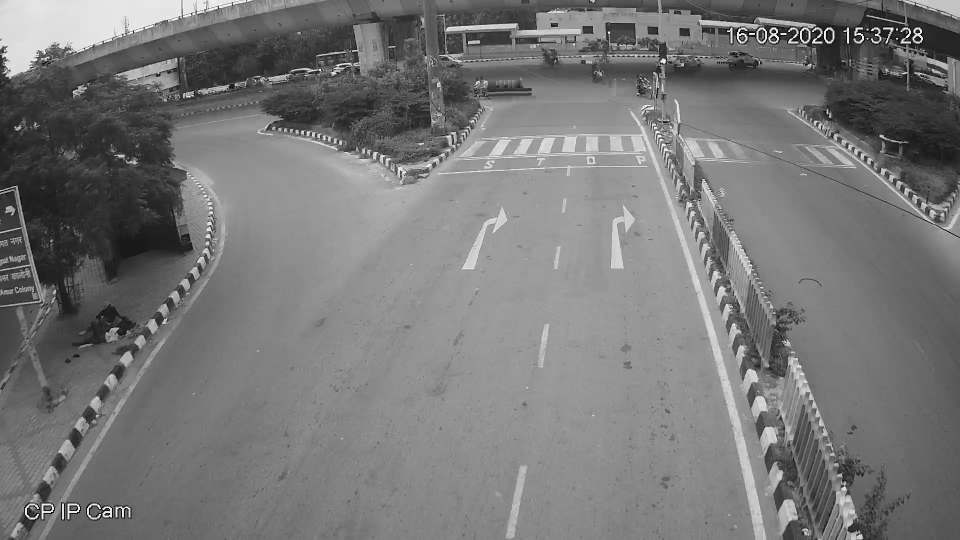
//> input picture empty1.jpg, 1920 x 1080 px (shown at 1/2 size)
$ ./angle_correction   (built with g++ and OpenCV 4)
//> lines starting //> are read from the running program, lines starting //| are printed output that depends on the picture
#include <opencv2/opencv.hpp>
#include <iostream>

using namespace cv;
using namespace std;

void project_crop(Mat img_src_1, Mat img_src_2, vector<Point2f> src_pts, vector<Point2f> dest_pts);

int  main(int argc, char* argv[]){
	Mat img_src_1 = imread("/home/aditya/Downloads/empty1.jpg"); //loads image (empty road)
//> img_src_1 is the input picture: 1080 rows x 1920 cols, CV_8UC3; min 0, max 255, mean 119.3
	Mat img_src_2 = imread("/home/aditya/Downloads/traffic1.png"); //loads image (road with vehicles)
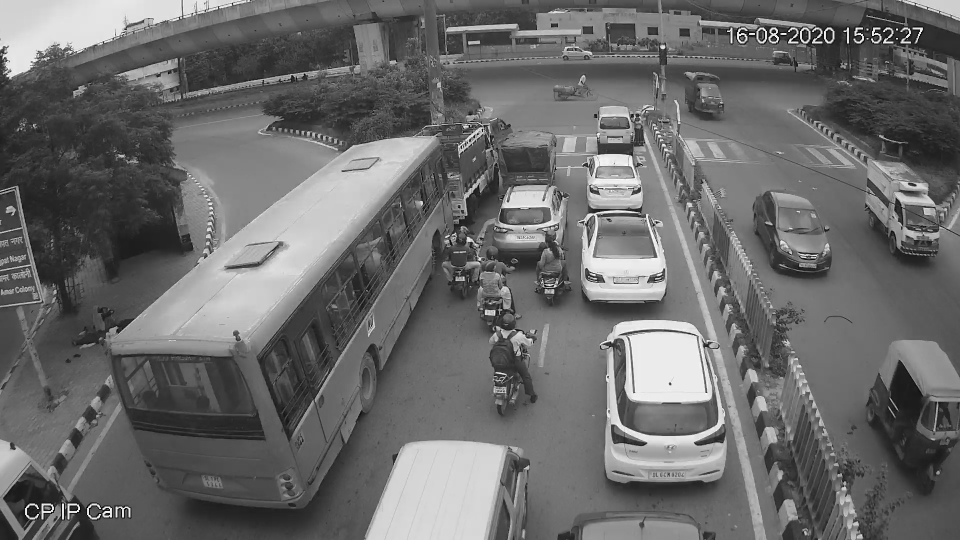
//> input picture traffic1.png, 1920 x 1080 px (shown at 1/2 size)
//> img_src_2 is the input picture: 1080 rows x 1920 cols, CV_8UC3; min 0, max 255, mean 106.6
	vector<Point2f> src_pts; //Approximated points (Should be selected by mouse)
	//These co-ordinates should be selected by mouse. For verification, I approximated these points
	src_pts.push_back(Point2f(979, 215));
	src_pts.push_back(Point2f(258, 1074));
	src_pts.push_back(Point2f(1552, 1070));
	src_pts.push_back(Point2f(1264, 224));
	//These points are given in Riju Ma'am's website (xD)
	vector<Point2f> dest_pts;
	dest_pts.push_back(Point2f(472, 52));
	dest_pts.push_back(Point2f(472, 830));
	dest_pts.push_back(Point2f(800, 830));
	dest_pts.push_back(Point2f(800, 52));
	//Calls the function project_crop which projects and crops the given image as desired.
	project_crop(img_src_1, img_src_2, src_pts, dest_pts);
	waitKey(0);
}
//The below function takes the two images and produces the projected and cropped images
//img_src_1 is empty road, img_src_2 is road with vehicles
//src_pts are points selected by mouse
//dest_pts are points given in Riju Ma'am website
void project_crop(Mat img_src_1, Mat img_src_2, vector<Point2f> src_pts, vector<Point2f> dest_pts){
	Mat homography = findHomography(src_pts, dest_pts); //Finding Homography between the points
	//Initializing matrices.
	//img_wrap_1 is projected image for empty road, img_wrap_2 is projected image for road with vehicles.
	//img_crop_1 is cropped image for empty road, img_crop_2 is cropped image for road with vehicles
	Mat img_warp_1, img_warp_2, img_crop_1, img_crop_2;
	//Finding projected images using "wrapPerspective" function.
	//For projected image, size of src_image and projected image should be same
	warpPerspective(img_src_1, img_warp_1, homography, img_src_1.size());
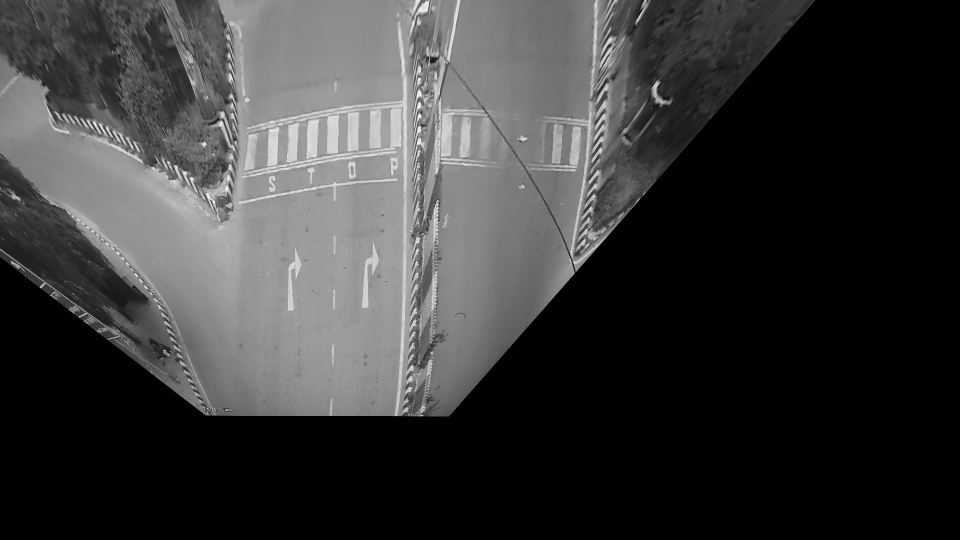
//> img_warp_1: 1080 rows x 1920 cols, CV_8UC3 (shown at 1/2 size); min 0, max 255, mean 57.4
	warpPerspective(img_src_2, img_warp_2, homography, img_src_2.size());
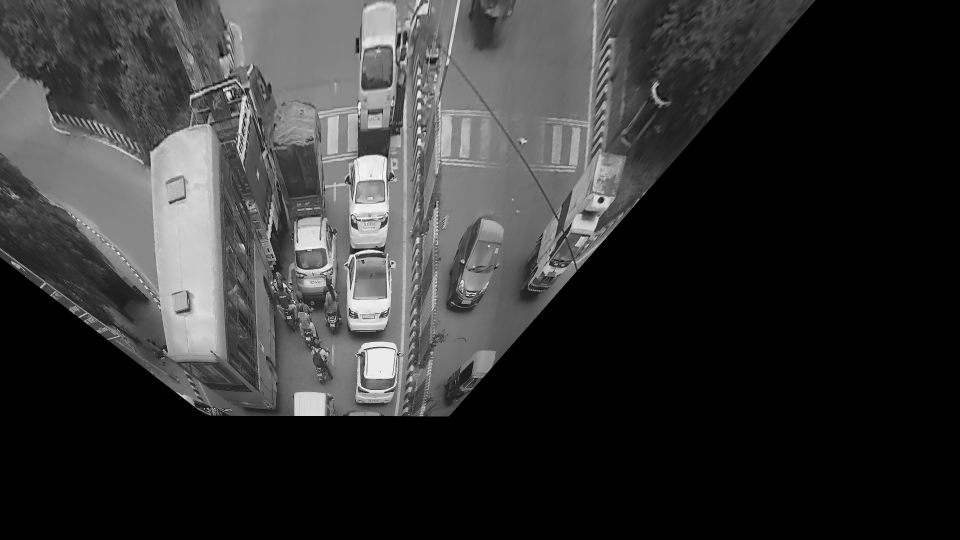
//> img_warp_2: 1080 rows x 1920 cols, CV_8UC3 (shown at 1/2 size); min 0, max 255, mean 51.6
	//Finding cropped image. Function: Rect(x_min, y_min, x_max - x_min, y_max - y_min)
	//These values (x_min,.....) are calculated from the values given on Riju Ma'am's website.
	//We Can calculate these values from dest_pts but these values are constant as far as I know!
	img_crop_1 = img_warp_1(Rect(472, 52, 328, 778));
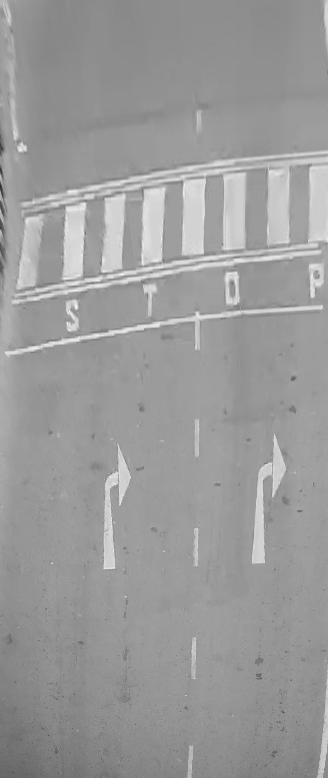
//> img_crop_1: 778 rows x 328 cols, CV_8UC3; min 49, max 252, mean 154.6
	img_crop_2 = img_warp_2(Rect(472, 52, 328, 778));
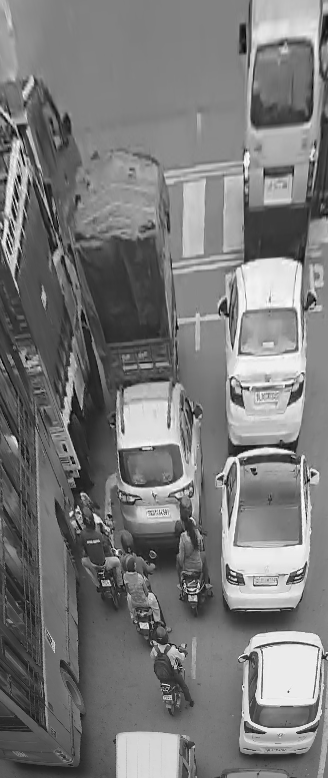
//> img_crop_2: 778 rows x 328 cols, CV_8UC3; min 1, max 255, mean 121.7
	//Displays images
	imshow("warp_img_1: ", img_warp_1);
	imshow("warp img_2: ", img_warp_2);
	imshow("crop img_1: ", img_crop_1);
	imshow("crop img_2: ", img_crop_2);
}
